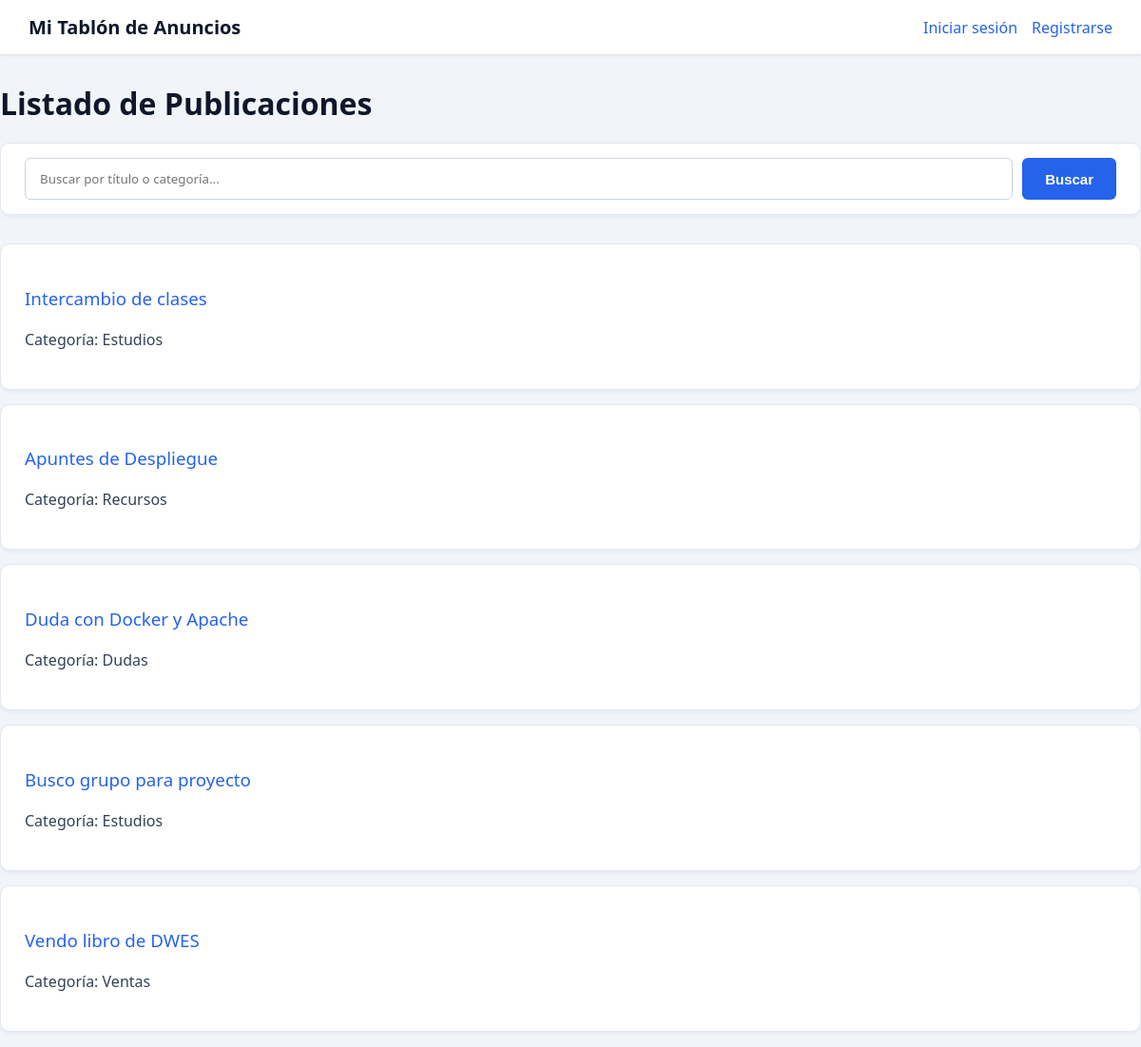
The page / on the database its author committed.
### tables this page shows
CREATE TABLE posts (
    id INT AUTO_INCREMENT PRIMARY KEY,
    user_id INT NOT NULL,
    title VARCHAR(150) NOT NULL,
    body TEXT NOT NULL,
    category VARCHAR(50) NOT NULL,
    created_at TIMESTAMP DEFAULT CURRENT_TIMESTAMP,
    FOREIGN KEY (user_id) REFERENCES users(id) ON DELETE CASCADE
);

### src/Controllers/PostController.php (called while the page is built, shortened)
<?php
class PostController
{
    public function index(): void
    {
        $keyword = $_GET['keyword'] ?? '';
        $postModel = new Post($this->db, 'posts');
        if ($keyword !== '') {
            $posts = $postModel->search($keyword);
        } else {
            $posts = $postModel->getAll();
        }
        require __DIR__ . '/../Views/posts.php';
    }
}

### src/Core/Database.php (called while the page is built, shortened)
<?php
class Database
{
	private static ?PDO $connection = null;
	public function __construct()
	{
		if (self::$connection === null) {
			$config = require dirname(__DIR__, 2) . '/config.php';
			$database = $config['db'];
			self::$connection = new PDO(
				"mysql:host={$database['host']};dbname={$database['dbname']};charset={$database['charset']}",
				$database['user'],
				$database['pass'],
				[
					PDO::ATTR_ERRMODE => PDO::ERRMODE_EXCEPTION,
					PDO::ATTR_DEFAULT_FETCH_MODE => PDO::FETCH_ASSOC,
				]
			);
		}
	}
	public function query(string $sql, array $params = []): PDOStatement
	{
		$statement = self::$connection->prepare($sql);
		$statement->execute($params);
		return $statement;
	}
	public function fetchAll(string $sql, array $params = []): ?array
	{
		$rows = $this->query($sql, $params)->fetchAll(PDO::FETCH_ASSOC);
		return $rows === [] ? null : $rows;
	}
}

### src/Models/BaseModel.php (called while the page is built, shortened)
<?php
abstract class BaseModel
{
	public function getAll(): ?array
	{
		return $this->db->fetchAll("SELECT * FROM $this->nombreTabla ORDER BY id DESC");
	}
}

### src/Views/posts.php (the view, shortened to what this page needs)
<?php require __DIR__ . '/header.php'; ?>
<h1>Listado de Publicaciones</h1>
<form method="GET" action="/">
    <input type="text" name="keyword" placeholder="Buscar por título o categoría..."
           value="<?php echo isset($_GET['keyword']) ? htmlspecialchars($_GET['keyword'], ENT_QUOTES, 'UTF-8') : ''; ?>">
    <button type="submit">Buscar</button>
</form>
<?php if (empty($posts)): ?>
    <p>No se encontraron publicaciones.</p>
<?php else: ?>
    <ul>
        <?php foreach ($posts as $post): ?>
            <li>
                <h3>
                    <a href="/show?id=<?php echo $post['id']; ?>">
                        <?php echo htmlspecialchars($post['title'], ENT_QUOTES, 'UTF-8'); ?>
                    </a>
                </h3>
                <p>Categoría: <?php echo htmlspecialchars($post['category'], ENT_QUOTES, 'UTF-8'); ?></p>
            </li>
        <?php endforeach; ?>
    </ul>
<?php endif; ?>

### public/index.php (shortened to what this page needs)
<?php
$db = new \App\Core\Database();
$postController = new \App\Controllers\PostController($db);
$uri = parse_url($_SERVER['REQUEST_URI'], PHP_URL_PATH);
switch ($uri) {
    case '/':
    case '/index.php':
        $postController->index();
        break;
}

### src/Views/header.php (shortened to what this page needs)
<!DOCTYPE html>
<html lang="es">
<head>
</head>
<body>
    <header>
        <nav class="menu-usuario">
            <a href="/">Mi Tablón de Anuncios</a>
            <div class="menu-opciones">
                <?php if (isset($_SESSION['user_id'])): ?>
                    <span>Bienvenido, <?php echo htmlspecialchars($_SESSION['user_email'] ?? 'Usuario', ENT_QUOTES, 'UTF-8'); ?></span>
                    <a href="/create" class="btn-crear">Crear publicación</a>
                    <a href="/logout">Cerrar sesión</a>
                <?php else: ?>
                    <a href="/login">Iniciar sesión</a>
                    <a href="/register">Registrarse</a>
                <?php endif; ?>
            </div>
        </nav>
    </header>

### src/Views/header.php (style rules this page uses)
body { font-family: system-ui, -apple-system, 'Segoe UI', Roboto, sans-serif; margin: 0; padding: 0; background-color: #f1f5f9; color: #334155; }
h1, h2, h3 { color: #0f172a; margin-bottom: 20px; }
a { text-decoration: none; color: #2563eb; font-weight: 500; transition: color 0.2s ease; }
.menu-usuario { background-color: #ffffff; padding: 15px 30px; display: flex; justify-content: space-between; align-items: center; box-shadow: 0 1px 3px rgba(0,0,0,0.1); margin-bottom: 30px; }
.menu-opciones { display: flex; align-items: center; gap: 15px; }
.menu-usuario > a:first-child { font-size: 1.25rem; font-weight: 700; color: #0f172a; }
ul { list-style: none; padding: 0; display: flex; flex-direction: column; gap: 15px; }
li { background: #ffffff; padding: 25px; border-radius: 10px; box-shadow: 0 2px 4px rgba(0,0,0,0.05); border: 1px solid #e2e8f0; transition: transform 0.2s ease, box-shadow 0.2s ease; }
form { background: #ffffff; padding: 25px; border-radius: 10px; border: 1px solid #e2e8f0; box-shadow: 0 2px 4px rgba(0,0,0,0.05); margin-bottom: 30px; }
form[action="/"] { display: flex; gap: 10px; padding: 15px 25px; }
form[action="/"] input { margin: 0; flex: 1; }
form[action="/"] button { margin: 0; white-space: nowrap; }
input, textarea { width: 100%; padding: 12px 15px; margin-top: 5px; margin-bottom: 15px; border: 1px solid #cbd5e1; border-radius: 6px; box-sizing: border-box; font-family: inherit; transition: border-color 0.2s ease, box-shadow 0.2s ease; }
button, .btn { background-color: #2563eb; color: #ffffff; border: none; padding: 12px 24px; border-radius: 6px; cursor: pointer; font-size: 15px; font-weight: 600; transition: background-color 0.2s ease; display: inline-block; }

### rows shown on the page
posts: title "Intercambio de clases", category "Estudios"
posts: title "Apuntes de Despliegue", category "Recursos"
posts: title "Duda con Docker y Apache", category "Dudas"
posts: title "Busco grupo para proyecto", category "Estudios"
posts: title "Vendo libro de DWES", category "Ventas"
